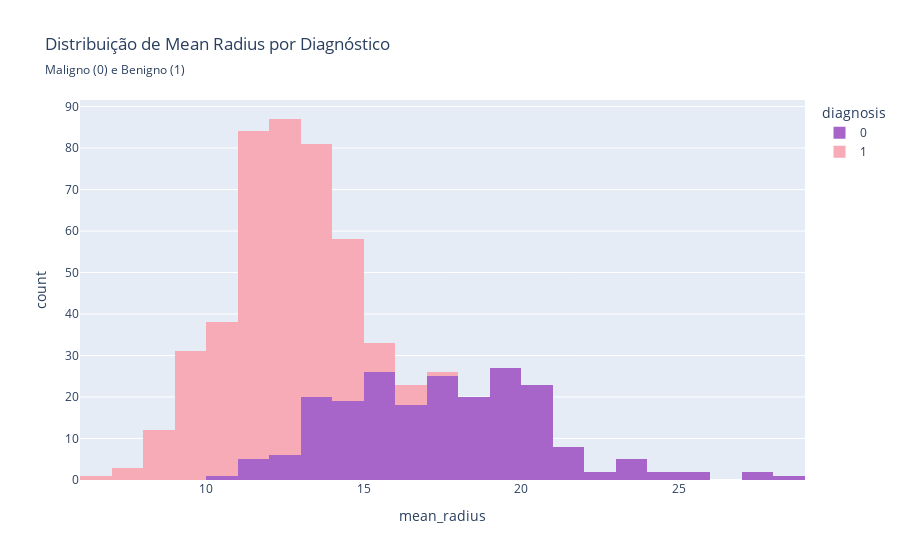
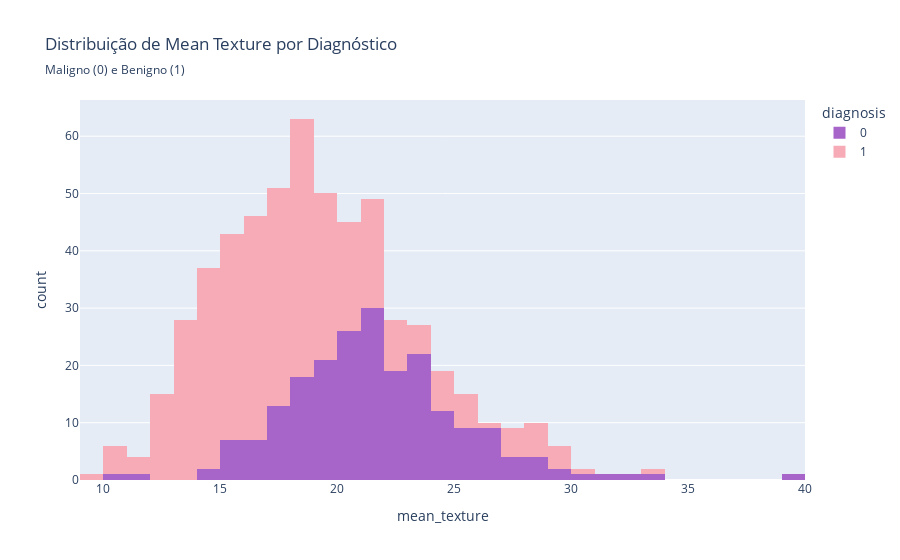
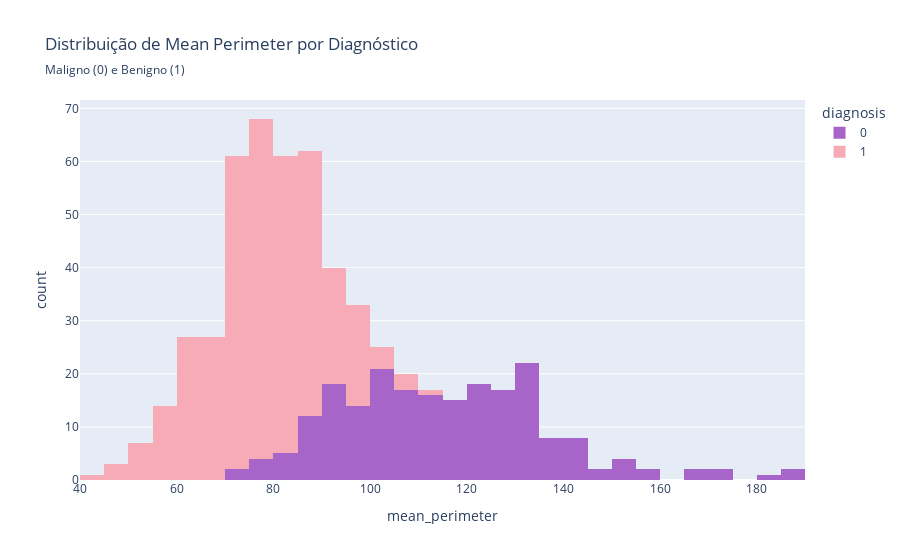
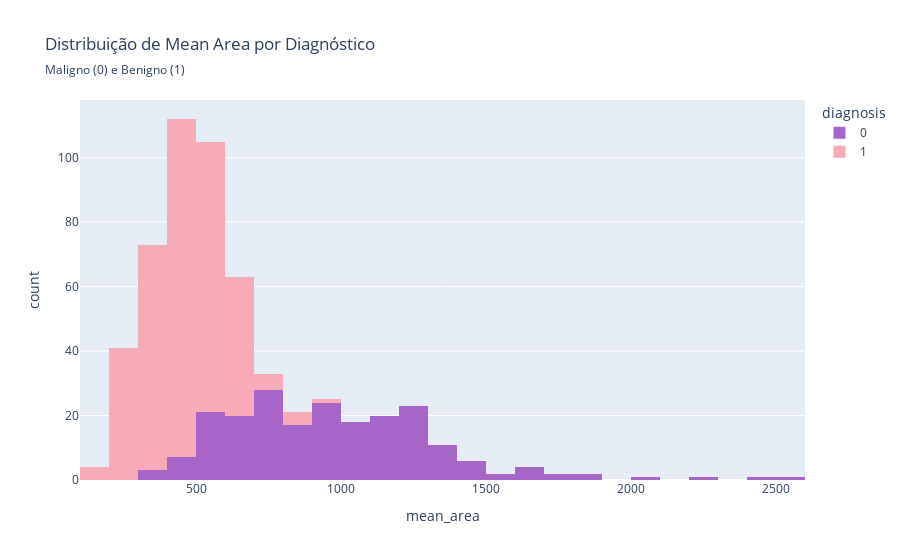

Write notebook code for charts like these, in order.
### Markdown cell above
#### 📏 Histogramas de Variáveis Selecionadas

### Code cell
variaveis_histograma = ['mean_radius', 'mean_texture', 'mean_perimeter', 'mean_area', 'mean_smoothness']

for var in variaveis_histograma:
    fig = px.histogram(
        df,
        x=var,
        color='diagnosis',
        color_discrete_sequence=[cor_benigno, cor_maligno],
        title=f'Distribuição de {var.replace("_", " ").title()} por Diagnóstico',
        subtitle=f'Maligno (0) e Benigno (1)',
    )
    fig.show()

### Figure 1 — Plotly figure (JSON) as saved in the notebook; plotly's stock layout.template omitted (floating-point values rounded to 4 significant figures; data arrays with more than 128 entries replaced by an {"elided": "..."} marker saying what was removed)
{"data": [{"bingroup": "x", "hovertemplate": "diagnosis=0<br>mean_radius=%{x}<br>count=%{y}<extra></extra>", "legendgroup": "0", "marker": {"color": "#A865C9", "pattern": {"shape": ""}}, "name": "0", "orientation": "v", "showlegend": true, "type": "histogram", "x": {"elided": "212 float values"}, "xaxis": "x", "yaxis": "y"}, {"bingroup": "x", "hovertemplate": "diagnosis=1<br>mean_radius=%{x}<br>count=%{y}<extra></extra>", "legendgroup": "1", "marker": {"color": "#f6abb6", "pattern": {"shape": ""}}, "name": "1", "orientation": "v", "showlegend": true, "type": "histogram", "x": {"elided": "357 float values"}, "xaxis": "x", "yaxis": "y"}], "layout": {"barmode": "relative", "legend": {"title": {"text": "diagnosis"}, "tracegroupgap": 0}, "title": {"subtitle": {"text": "Maligno (0) e Benigno (1)"}, "text": "Distribuição de Mean Radius por Diagnóstico"}, "xaxis": {"anchor": "y", "domain": [0, 1], "title": {"text": "mean_radius"}}, "yaxis": {"anchor": "x", "domain": [0, 1], "title": {"text": "count"}}}}

### Figure 2 — Plotly figure (JSON) as saved in the notebook; plotly's stock layout.template omitted (floating-point values rounded to 4 significant figures; data arrays with more than 128 entries replaced by an {"elided": "..."} marker saying what was removed)
{"data": [{"bingroup": "x", "hovertemplate": "diagnosis=0<br>mean_texture=%{x}<br>count=%{y}<extra></extra>", "legendgroup": "0", "marker": {"color": "#A865C9", "pattern": {"shape": ""}}, "name": "0", "orientation": "v", "showlegend": true, "type": "histogram", "x": {"elided": "212 float values"}, "xaxis": "x", "yaxis": "y"}, {"bingroup": "x", "hovertemplate": "diagnosis=1<br>mean_texture=%{x}<br>count=%{y}<extra></extra>", "legendgroup": "1", "marker": {"color": "#f6abb6", "pattern": {"shape": ""}}, "name": "1", "orientation": "v", "showlegend": true, "type": "histogram", "x": {"elided": "357 float values"}, "xaxis": "x", "yaxis": "y"}], "layout": {"barmode": "relative", "legend": {"title": {"text": "diagnosis"}, "tracegroupgap": 0}, "title": {"subtitle": {"text": "Maligno (0) e Benigno (1)"}, "text": "Distribuição de Mean Texture por Diagnóstico"}, "xaxis": {"anchor": "y", "domain": [0, 1], "title": {"text": "mean_texture"}}, "yaxis": {"anchor": "x", "domain": [0, 1], "title": {"text": "count"}}}}

### Figure 3 — Plotly figure (JSON) as saved in the notebook; plotly's stock layout.template omitted (floating-point values rounded to 4 significant figures; data arrays with more than 128 entries replaced by an {"elided": "..."} marker saying what was removed)
{"data": [{"bingroup": "x", "hovertemplate": "diagnosis=0<br>mean_perimeter=%{x}<br>count=%{y}<extra></extra>", "legendgroup": "0", "marker": {"color": "#A865C9", "pattern": {"shape": ""}}, "name": "0", "orientation": "v", "showlegend": true, "type": "histogram", "x": {"elided": "212 float values"}, "xaxis": "x", "yaxis": "y"}, {"bingroup": "x", "hovertemplate": "diagnosis=1<br>mean_perimeter=%{x}<br>count=%{y}<extra></extra>", "legendgroup": "1", "marker": {"color": "#f6abb6", "pattern": {"shape": ""}}, "name": "1", "orientation": "v", "showlegend": true, "type": "histogram", "x": {"elided": "357 float values"}, "xaxis": "x", "yaxis": "y"}], "layout": {"barmode": "relative", "legend": {"title": {"text": "diagnosis"}, "tracegroupgap": 0}, "title": {"subtitle": {"text": "Maligno (0) e Benigno (1)"}, "text": "Distribuição de Mean Perimeter por Diagnóstico"}, "xaxis": {"anchor": "y", "domain": [0, 1], "title": {"text": "mean_perimeter"}}, "yaxis": {"anchor": "x", "domain": [0, 1], "title": {"text": "count"}}}}

### Figure 4 — Plotly figure (JSON) as saved in the notebook; plotly's stock layout.template omitted (floating-point values rounded to 4 significant figures; data arrays with more than 128 entries replaced by an {"elided": "..."} marker saying what was removed)
{"data": [{"bingroup": "x", "hovertemplate": "diagnosis=0<br>mean_area=%{x}<br>count=%{y}<extra></extra>", "legendgroup": "0", "marker": {"color": "#A865C9", "pattern": {"shape": ""}}, "name": "0", "orientation": "v", "showlegend": true, "type": "histogram", "x": {"elided": "212 float values"}, "xaxis": "x", "yaxis": "y"}, {"bingroup": "x", "hovertemplate": "diagnosis=1<br>mean_area=%{x}<br>count=%{y}<extra></extra>", "legendgroup": "1", "marker": {"color": "#f6abb6", "pattern": {"shape": ""}}, "name": "1", "orientation": "v", "showlegend": true, "type": "histogram", "x": {"elided": "357 float values"}, "xaxis": "x", "yaxis": "y"}], "layout": {"barmode": "relative", "legend": {"title": {"text": "diagnosis"}, "tracegroupgap": 0}, "title": {"subtitle": {"text": "Maligno (0) e Benigno (1)"}, "text": "Distribuição de Mean Area por Diagnóstico"}, "xaxis": {"anchor": "y", "domain": [0, 1], "title": {"text": "mean_area"}}, "yaxis": {"anchor": "x", "domain": [0, 1], "title": {"text": "count"}}}}
